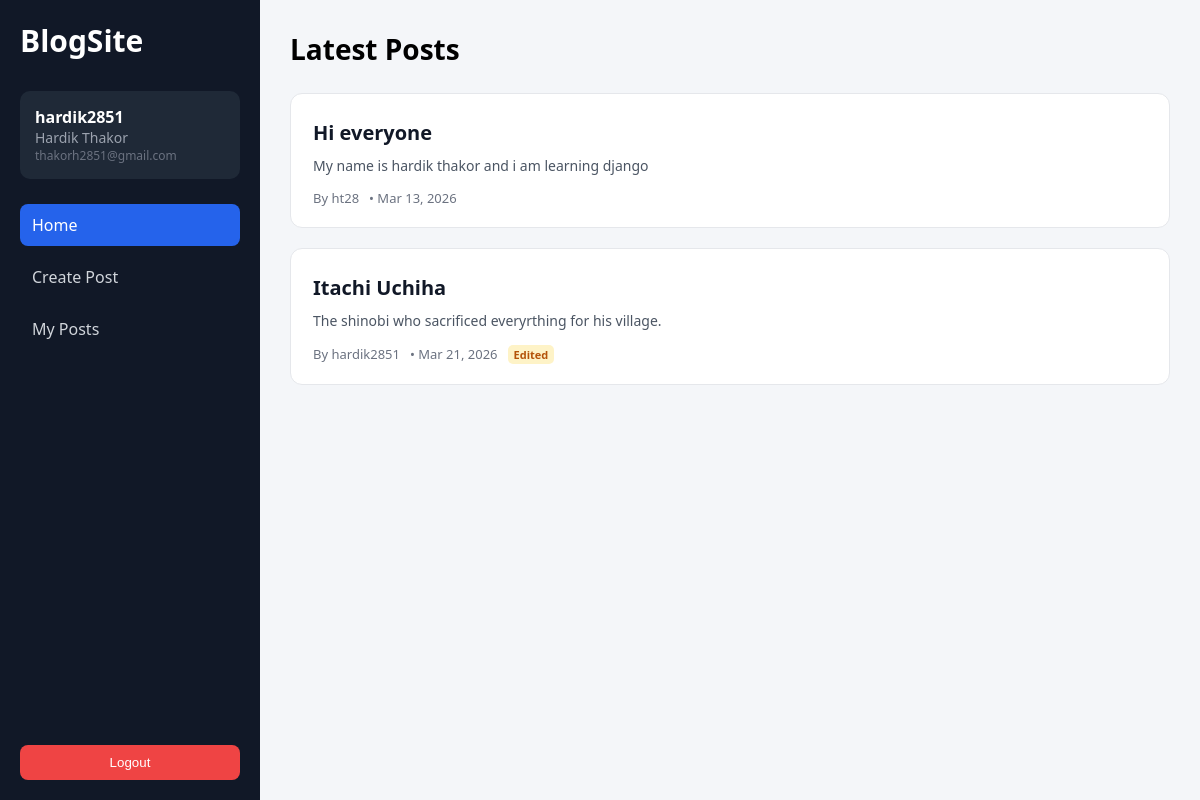
Page /blogs/ (signed in) on the committed database.
### users/models.py (models this page shows)
class User(AbstractUser):
    email = models.EmailField(unique=True)
    def __str__(self):
        return self.username

### blogs/models.py (models this page shows, shortened)
class Post(models.Model):
    title = models.CharField(max_length=200)
    maincontent = models.TextField()
    author = models.ForeignKey(
        settings.AUTH_USER_MODEL,
        on_delete=models.CASCADE,
        related_name="posts"
    )
    datecreated = models.DateTimeField(auto_now_add=True)
    dateedited = models.DateTimeField(auto_now=True)
    image = CloudinaryField('image', blank=True, null=True)

### blogs/views.py (the view)
# urls.py: 2. Add a URL to urlpatterns:  path('', views.home, name='home')
@login_required
def home(request):
    posts = Post.objects.all()
    return render(request,'blogs/home.html', {'posts': posts})

### blogs/templates/blogs/home.html (shortened to what this page needs)
{% extends "base.html" %}
{% load static %}
{% block extra_css %}
<link rel="stylesheet" href="{% static 'css/blogs/home.css' %}">
{% endblock %}
{% block content %}
<section class="blog-wrapper">
    <h1 class="page-title">Latest Posts</h1>
    <div class="posts-container">
        {% for post in posts %}
        <article class="post-card" data-url="{% url 'blogs:postdetail' post.id %}">
            <div class="post-content">
                <h2 class="post-heading">
                    <a class="post-title" href="{% url 'blogs:postdetail' post.id %}">
                        {{ post.title }}
                    </a>
                </h2>
                <p class="post-preview">
                    {{ post.maincontent|truncatewords:15 }}
                </p>
                <div class="post-meta">
                    <span>By {{ post.author }}</span>
                    <span>• {{ post.datecreated|date:"M d, Y" }}</span>
                    {% if post.dateedited != post.datecreated %}
                        <span class="edited-tag">Edited</span>
                    {% endif %}
                </div>
            </div>
        </article>
        {% empty %}
        <p class="empty-state">No posts available yet.</p>
        {% endfor %}
    </div>
</section>
{% endblock %}

### templates/base.html (shortened to what this page needs)
{% load static %}
<!DOCTYPE html>
<html lang="en">
<head>
    <link rel="stylesheet" href="{% static 'css/base.css' %}">
    {% block extra_css %}{% endblock %}
</head>
<body>
<div class="base-layout">
    {% if user.is_authenticated %}
    <aside class="base-sidebar">
        <div class="base-logo">
            <h2>BlogSite</h2>
        </div>
        <div class="base-user">
            <p class="base-username">{{ user.username }}</p>
            <p class="base-fullname">{{ user.first_name }} {{ user.last_name }}</p>
            <p class="base-email">{{ user.email }}</p>
        </div>
        <nav class="base-nav">
            <a href="{% url 'blogs:home' %}" class="base-nav-link">Home</a>
            <a href="{% url 'blogs:createpost' %}" class="base-nav-link">Create Post</a>
            <a href="{% url 'blogs:myposts' %}" class="base-nav-link">My Posts</a>
        </nav>
        <form method="POST" action="{% url 'users:logout' %}" class="base-logout">
            <button class="base-btn base-btn-danger" type="submit">Logout</button>
        </form>
    </aside>
    {% endif %}
    <main class="base-main">
        {% block content %}
        {% endblock %}
    </main>
</div>
</body>
</html>

### static/css/base.css (style rules this page uses)
* { margin: 0; padding: 0; box-sizing: border-box; }
body { font-family: "Segoe UI", Tahoma, sans-serif; background: #f4f6f9; }
.base-layout { display: flex; min-height: 100vh; }
.base-sidebar { width: 260px; background: #111827; color: #fff; display: flex; flex-direction: column; padding: 20px; }
.base-logo { font-size: 20px; font-weight: bold; margin-bottom: 30px; }
.base-user { background: #1f2937; padding: 15px; border-radius: 10px; margin-bottom: 25px; }
.base-username { font-weight: bold; }
.base-fullname { font-size: 14px; color: #9ca3af; }
.base-email { font-size: 12px; color: #6b7280; }
.base-nav { display: flex; flex-direction: column; gap: 10px; }
.base-nav-link { text-decoration: none; color: #d1d5db; padding: 10px 12px; border-radius: 8px; transition: all 0.2s ease; }
.base-nav-link.active { background: #2563eb; color: white; }
.base-logout { margin-top: auto; }
.base-btn { width: 100%; padding: 10px; border-radius: 8px; border: none; cursor: pointer; font-weight: 500; }
.base-btn-danger { background: #ef4444; color: white; }
.base-main { flex: 1; padding: 30px; }

### static/css/blogs/home.css (style rules this page uses)
.blog-wrapper { max-width: 900px; margin: 0 auto; }
.page-title { font-size: 28px; margin-bottom: 25px; }
.posts-container { display: flex; flex-direction: column; gap: 20px; }
.post-card { background-color: #ffffff; padding: 20px 22px; border-radius: 12px; border: 1px solid #e5e7eb; transition: all 0.2s ease; cursor: pointer; }
.post-heading { margin-bottom: 8px; }
.post-title { text-decoration: none; color: #111827; font-size: 20px; font-weight: 600; }
.post-preview { color: #4b5563; margin-bottom: 12px; line-height: 1.6; font-size: 14px; }
.post-meta { font-size: 13px; color: #6b7280; display: flex; gap: 10px; align-items: center; }
.edited-tag { background-color: #fef3c7; color: #b45309; padding: 2px 6px; border-radius: 5px; font-size: 11px; font-weight: 600; }

### rows in the picture
User: username "hardik2851", first_name "Hardik", last_name "Thakor", email "thakorh2851@gmail.com"
Post: title "Hi everyone", maincontent "My name is hardik thakor and i am learning django", author "ht28", datecreated "Mar 13, 2026"
Post: title "Itachi Uchiha", maincontent "The shinobi who sacrificed everyrthing for his village.", author "hardik2851", datecreated "Mar 21, 2026", shows "Edited"
